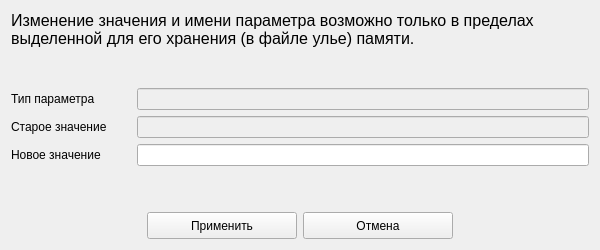
<?xml version="1.0" encoding="UTF-8"?>
<ui version="4.0">
 <class>Form</class>
 <widget class="QWidget" name="Form">
  <property name="geometry">
   <rect>
    <x>0</x>
    <y>0</y>
    <width>600</width>
    <height>250</height>
   </rect>
  </property>
  <property name="minimumSize">
   <size>
    <width>600</width>
    <height>250</height>
   </size>
  </property>
  <property name="maximumSize">
   <size>
    <width>800</width>
    <height>250</height>
   </size>
  </property>
  <property name="windowTitle">
   <string>Изменение параметра</string>
  </property>
  <layout class="QVBoxLayout" name="verticalLayout">
   <item>
    <widget class="QLabel" name="info_label">
     <property name="font">
      <font>
       <pointsize>12</pointsize>
      </font>
     </property>
     <property name="text">
      <string>Изменение значения и имени параметра возможно только в пределах выделенной для его хранения (в файле улье) памяти.</string>
     </property>
     <property name="wordWrap">
      <bool>true</bool>
     </property>
    </widget>
   </item>
   <item>
    <spacer name="verticalSpacer_2">
     <property name="orientation">
      <enum>Qt::Vertical</enum>
     </property>
     <property name="sizeHint" stdset="0">
      <size>
       <width>20</width>
       <height>30</height>
      </size>
     </property>
    </spacer>
   </item>
   <item>
    <layout class="QHBoxLayout" name="horizontalLayout_4">
     <item>
      <widget class="QLabel" name="type">
       <property name="minimumSize">
        <size>
         <width>120</width>
         <height>0</height>
        </size>
       </property>
       <property name="maximumSize">
        <size>
         <width>120</width>
         <height>16777215</height>
        </size>
       </property>
       <property name="text">
        <string>Тип параметра</string>
       </property>
      </widget>
     </item>
     <item>
      <widget class="QLineEdit" name="type_value">
       <property name="enabled">
        <bool>false</bool>
       </property>
      </widget>
     </item>
    </layout>
   </item>
   <item>
    <layout class="QHBoxLayout" name="horizontalLayout_3">
     <item>
      <widget class="QLabel" name="old_name">
       <property name="minimumSize">
        <size>
         <width>120</width>
         <height>0</height>
        </size>
       </property>
       <property name="text">
        <string>Старое значение</string>
       </property>
      </widget>
     </item>
     <item>
      <widget class="QLineEdit" name="old_value">
       <property name="enabled">
        <bool>false</bool>
       </property>
       <property name="text">
        <string/>
       </property>
      </widget>
     </item>
    </layout>
   </item>
   <item>
    <layout class="QHBoxLayout" name="horizontalLayout_2">
     <item>
      <widget class="QLabel" name="new_name">
       <property name="minimumSize">
        <size>
         <width>120</width>
         <height>0</height>
        </size>
       </property>
       <property name="text">
        <string>Новое значение</string>
       </property>
      </widget>
     </item>
     <item>
      <widget class="QLineEdit" name="new_value"/>
     </item>
    </layout>
   </item>
   <item>
    <layout class="QHBoxLayout" name="horizontalLayout_5">
     <item>
      <widget class="QLabel" name="error_label">
       <property name="minimumSize">
        <size>
         <width>500</width>
         <height>0</height>
        </size>
       </property>
       <property name="text">
        <string/>
       </property>
      </widget>
     </item>
     <item>
      <spacer name="verticalSpacer">
       <property name="orientation">
        <enum>Qt::Vertical</enum>
       </property>
       <property name="sizeHint" stdset="0">
        <size>
         <width>20</width>
         <height>24</height>
        </size>
       </property>
      </spacer>
     </item>
    </layout>
   </item>
   <item>
    <layout class="QHBoxLayout" name="horizontalLayout">
     <item>
      <spacer name="horizontalSpacer">
       <property name="orientation">
        <enum>Qt::Horizontal</enum>
       </property>
       <property name="sizeHint" stdset="0">
        <size>
         <width>40</width>
         <height>20</height>
        </size>
       </property>
      </spacer>
     </item>
     <item>
      <widget class="QPushButton" name="accept_button">
       <property name="minimumSize">
        <size>
         <width>150</width>
         <height>0</height>
        </size>
       </property>
       <property name="maximumSize">
        <size>
         <width>150</width>
         <height>27</height>
        </size>
       </property>
       <property name="text">
        <string>Применить</string>
       </property>
      </widget>
     </item>
     <item>
      <widget class="QPushButton" name="exit_button">
       <property name="minimumSize">
        <size>
         <width>150</width>
         <height>27</height>
        </size>
       </property>
       <property name="maximumSize">
        <size>
         <width>150</width>
         <height>27</height>
        </size>
       </property>
       <property name="text">
        <string>Отмена</string>
       </property>
      </widget>
     </item>
     <item>
      <spacer name="horizontalSpacer_2">
       <property name="orientation">
        <enum>Qt::Horizontal</enum>
       </property>
       <property name="sizeHint" stdset="0">
        <size>
         <width>40</width>
         <height>20</height>
        </size>
       </property>
      </spacer>
     </item>
    </layout>
   </item>
  </layout>
 </widget>
 <resources/>
 <connections/>
</ui>
